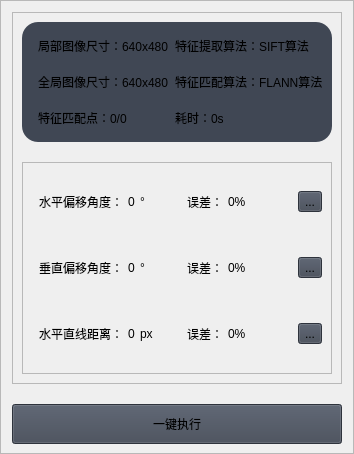
                           <widget class="QFrame" name="frame_result">
                            <property name="sizePolicy">
                             <sizepolicy hsizetype="Preferred" vsizetype="Preferred">
                              <horstretch>0</horstretch>
                              <verstretch>0</verstretch>
                             </sizepolicy>
                            </property>
                            <property name="frameShape">
                             <enum>QFrame::StyledPanel</enum>
                            </property>
                            <property name="frameShadow">
                             <enum>QFrame::Raised</enum>
                            </property>
                            <layout class="QVBoxLayout" name="verticalLayout_18">
                             <property name="spacing">
                              <number>20</number>
                             </property>
                             <property name="bottomMargin">
                              <number>9</number>
                             </property>
                             <item>
                              <widget class="QFrame" name="frame">
                               <property name="styleSheet">
                                <string notr="true">border-color: rgb(85, 255, 127);</string>
                               </property>
                               <property name="frameShape">
                                <enum>QFrame::StyledPanel</enum>
                               </property>
                               <property name="frameShadow">
                                <enum>QFrame::Raised</enum>
                               </property>
                               <layout class="QGridLayout" name="gridLayout_5">
                                <property name="verticalSpacing">
                                 <number>20</number>
                                </property>
                                <item row="0" column="0" colspan="2">
                                 <widget class="QFrame" name="frame_2">
                                  <property name="styleSheet">
                                   <string notr="true">background-color: rgb(64, 71, 84);border-radius: 16px;</string>
                                  </property>
                                  <property name="frameShape">
                                   <enum>QFrame::StyledPanel</enum>
                                  </property>
                                  <property name="frameShadow">
                                   <enum>QFrame::Raised</enum>
                                  </property>
                                  <layout class="QGridLayout" name="gridLayout_6">
                                   <property name="leftMargin">
                                    <number>16</number>
                                   </property>
                                   <item row="1" column="0">
                                    <widget class="QLabel" name="label_globalImgSize">
                                     <property name="sizePolicy">
                                      <sizepolicy hsizetype="Preferred" vsizetype="Fixed">
                                       <horstretch>0</horstretch>
                                       <verstretch>0</verstretch>
                                      </sizepolicy>
                                     </property>
                                     <property name="minimumSize">
                                      <size>
                                       <width>0</width>
                                       <height>30</height>
                                      </size>
                                     </property>
                                     <property name="styleSheet">
                                      <string notr="true">font: 12pt &quot;黑体&quot;;</string>
                                     </property>
                                     <property name="text">
                                      <string>全局图像尺寸：640x480</string>
                                     </property>
                                    </widget>
                                   </item>
                                   <item row="0" column="0">
                                    <widget class="QLabel" name="label_localImgSize">
                                     <property name="sizePolicy">
                                      <sizepolicy hsizetype="Preferred" vsizetype="Fixed">
                                       <horstretch>0</horstretch>
                                       <verstretch>0</verstretch>
                                      </sizepolicy>
                                     </property>
                                     <property name="minimumSize">
                                      <size>
                                       <width>0</width>
                                       <height>30</height>
                                      </size>
                                     </property>
                                     <property name="styleSheet">
                                      <string notr="true">font: 12pt &quot;黑体&quot;;</string>
                                     </property>
                                     <property name="text">
                                      <string>局部图像尺寸：640x480</string>
                                     </property>
                                    </widget>
                                   </item>
                                   <item row="0" column="1">
                                    <widget class="QLabel" name="label_featureExtraction">
                                     <property name="styleSheet">
                                      <string notr="true">font: 12pt &quot;黑体&quot;;</string>
                                     </property>
                                     <property name="text">
                                      <string>特征提取算法：SIFT算法</string>
                                     </property>
                                    </widget>
                                   </item>
                                   <item row="1" column="1">
                                    <widget class="QLabel" name="label_featureMatch">
                                     <property name="styleSheet">
                                      <string notr="true">font: 12pt &quot;黑体&quot;;</string>
                                     </property>
                                     <property name="text">
                                      <string>特征匹配算法：FLANN算法</string>
                                     </property>
                                    </widget>
                                   </item>
                                   <item row="4" column="0">
                                    <widget class="QLabel" name="label_matchPoints">
                                     <property name="sizePolicy">
                                      <sizepolicy hsizetype="Preferred" vsizetype="Fixed">
                                       <horstretch>0</horstretch>
                                       <verstretch>0</verstretch>
                                      </sizepolicy>
                                     </property>
                                     <property name="minimumSize">
                                      <size>
                                       <width>0</width>
                                       <height>30</height>
                                      </size>
                                     </property>
                                     <property name="styleSheet">
                                      <string notr="true">font: 12pt &quot;黑体&quot;;</string>
                                     </property>
                                     <property name="text">
                                      <string>特征匹配点：0/0</string>
                                     </property>
                                    </widget>
                                   </item>
                                   <item row="4" column="1">
                                    <widget class="QLabel" name="label_timeCount">
                                     <property name="sizePolicy">
                                      <sizepolicy hsizetype="Preferred" vsizetype="Fixed">
                                       <horstretch>0</horstretch>
                                       <verstretch>0</verstretch>
                                      </sizepolicy>
                                     </property>
                                     <property name="minimumSize">
                                      <size>
                                       <width>0</width>
                                       <height>30</height>
                                      </size>
                                     </property>
                                     <property name="styleSheet">
                                      <string notr="true">font: 12pt &quot;黑体&quot;;</string>
                                     </property>
                                     <property name="text">
                                      <string>耗时：0s</string>
                                     </property>
                                    </widget>
                                   </item>
                                  </layout>
                                 </widget>
                                </item>
                                <item row="1" column="0" colspan="2">
                                 <widget class="QFrame" name="frame_3">
                                  <property name="frameShape">
                                   <enum>QFrame::StyledPanel</enum>
                                  </property>
                                  <property name="frameShadow">
                                   <enum>QFrame::Raised</enum>
                                  </property>
                                  <layout class="QGridLayout" name="gridLayout_7">
                                   <property name="leftMargin">
                                    <number>16</number>
                                   </property>
                                   <property name="rightMargin">
                                    <number>9</number>
                                   </property>
                                   <property name="horizontalSpacing">
                                    <number>5</number>
                                   </property>
                                   <item row="2" column="4">
                                    <widget class="QLabel" name="label_HDistanceError">
                                     <property name="styleSheet">
                                      <string notr="true">font: 16pt &quot;黑体&quot;;</string>
                                     </property>
                                     <property name="text">
                                      <string>0%</string>
                                     </property>
                                    </widget>
                                   </item>
                                   <item row="2" column="5">
                                    <widget class="QToolButton" name="TButton_HDistanceError">
                                     <property name="toolTip">
                                      <string>输入实际水平直线距离</string>
                                     </property>
                                     <property name="styleSheet">
                                      <string notr="true">background-color: rgb(64, 71, 84);</string>
                                     </property>
                                     <property name="text">
                                      <string>...</string>
                                     </property>
                                    </widget>
                                   </item>
                                   <item row="0" column="1">
                                    <widget class="QLabel" name="label_HOffset">
                                     <property name="sizePolicy">
                                      <sizepolicy hsizetype="Fixed" vsizetype="Fixed">
                                       <horstretch>0</horstretch>
                                       <verstretch>0</verstretch>
                                      </sizepolicy>
                                     </property>
                                     <property name="minimumSize">
                                      <size>
                                       <width>0</width>
                                       <height>60</height>
                                      </size>
                                     </property>
                                     <property name="styleSheet">
                                      <string notr="true">font: 16pt &quot;黑体&quot;;</string>
                                     </property>
                                     <property name="text">
                                      <string>0</string>
                                     </property>
                                    </widget>
                                   </item>
                                   <item row="1" column="3" alignment="Qt::AlignRight">
                                    <widget class="QLabel" name="label_3">
                                     <property name="styleSheet">
                                      <string notr="true">font: 16pt &quot;黑体&quot;;</string>
                                     </property>
                                     <property name="text">
                                      <string>误差：</string>
                                     </property>
                                    </widget>
                                   </item>
                                   <item row="1" column="1">
                                    <widget class="QLabel" name="label_VOffset">
                                     <property name="sizePolicy">
                                      <sizepolicy hsizetype="Preferred" vsizetype="Fixed">
                                       <horstretch>0</horstretch>
                                       <verstretch>0</verstretch>
                                      </sizepolicy>
                                     </property>
                                     <property name="minimumSize">
                                      <size>
                                       <width>0</width>
                                       <height>60</height>
                                      </size>
                                     </property>
                                     <property name="styleSheet">
                                      <string notr="true">font: 16pt &quot;黑体&quot;;</string>
                                     </property>
                                     <property name="text">
                                      <string>0</string>
                                     </property>
                                    </widget>
                                   </item>
                                   <item row="0" column="3" alignment="Qt::AlignRight">
                                    <widget class="QLabel" name="label">
                                     <property name="sizePolicy">
                                      <sizepolicy hsizetype="Preferred" vsizetype="Preferred">
                                       <horstretch>0</horstretch>
                                       <verstretch>0</verstretch>
                                      </sizepolicy>
                                     </property>
                                     <property name="styleSheet">
                                      <string notr="true">font: 16pt &quot;黑体&quot;;</string>
                                     </property>
                                     <property name="text">
                                      <string>误差：</string>
                                     </property>
                                    </widget>
                                   </item>
                                   <item row="2" column="0">
                                    <widget class="QLabel" name="label_66">
                                     <property name="styleSheet">
                                      <string notr="true">font: 16pt &quot;黑体&quot;;</string>
                                     </property>
                                     <property name="text">
                                      <string>水平直线距离：</string>
                                     </property>
                                    </widget>
                                   </item>
                                   <item row="2" column="3" alignment="Qt::AlignRight">
                                    <widget class="QLabel" name="label_4">
                                     <property name="styleSheet">
                                      <string notr="true">font: 16pt &quot;黑体&quot;;</string>
                                     </property>
                                     <property name="text">
                                      <string>误差：</string>
                                     </property>
                                    </widget>
                                   </item>
                                   <item row="1" column="0">
                                    <widget class="QLabel" name="label_53">
                                     <property name="styleSheet">
                                      <string notr="true">font: 16pt &quot;黑体&quot;;</string>
                                     </property>
                                     <property name="text">
                                      <string>垂直偏移角度：</string>
                                     </property>
                                    </widget>
                                   </item>
                                   <item row="1" column="4">
                                    <widget class="QLabel" name="label_VError">
                                     <property name="styleSheet">
                                      <string notr="true">font: 16pt &quot;黑体&quot;;</string>
                                     </property>
                                     <property name="text">
                                      <string>0%</string>
                                     </property>
                                    </widget>
                                   </item>
                                   <item row="0" column="4">
                                    <widget class="QLabel" name="label_HError">
                                     <property name="styleSheet">
                                      <string notr="true">font: 16pt &quot;黑体&quot;;</string>
                                     </property>
                                     <property name="text">
                                      <string>0%</string>
                                     </property>
                                    </widget>
                                   </item>
                                   <item row="0" column="0">
                                    <widget class="QLabel" name="label_52">
                                     <property name="styleSheet">
                                      <string notr="true">font: 16pt &quot;黑体&quot;;</string>
                                     </property>
                                     <property name="text">
                                      <string>水平偏移角度：</string>
                                     </property>
                                    </widget>
                                   </item>
                                   <item row="0" column="5">
                                    <widget class="QToolButton" name="TButton_calcHError">
                                     <property name="sizePolicy">
                                      <sizepolicy hsizetype="Preferred" vsizetype="Fixed">
                                       <horstretch>0</horstretch>
                                       <verstretch>0</verstretch>
                                      </sizepolicy>
                                     </property>
                                     <property name="toolTip">
                                      <string>输入实际水平偏移角度</string>
                                     </property>
                                     <property name="styleSheet">
                                      <string notr="true">background-color: rgb(64, 71, 84);</string>
                                     </property>
                                     <property name="text">
                                      <string>...</string>
                                     </property>
                                    </widget>
                                   </item>
                                   <item row="1" column="5">
                                    <widget class="QToolButton" name="TButton_HError">
                                     <property name="toolTip">
                                      <string>输入实际垂直偏移角度</string>
                                     </property>
                                     <property name="styleSheet">
                                      <string notr="true">background-color: rgb(64, 71, 84);</string>
                                     </property>
                                     <property name="text">
                                      <string>...</string>
                                     </property>
                                    </widget>
                                   </item>
                                   <item row="2" column="1">
                                    <widget class="QLabel" name="label_HDistance">
                                     <property name="sizePolicy">
                                      <sizepolicy hsizetype="Preferred" vsizetype="Fixed">
                                       <horstretch>0</horstretch>
                                       <verstretch>0</verstretch>
                                      </sizepolicy>
                                     </property>
                                     <property name="minimumSize">
                                      <size>
                                       <width>0</width>
                                       <height>60</height>
                                      </size>
                                     </property>
                                     <property name="styleSheet">
                                      <string notr="true">font: 16pt &quot;黑体&quot;;</string>
                                     </property>
                                     <property name="text">
                                      <string>0</string>
                                     </property>
                                    </widget>
                                   </item>
                                   <item row="0" column="2">
                                    <widget class="QLabel" name="label_67">
                                     <property name="sizePolicy">
                                      <sizepolicy hsizetype="Fixed" vsizetype="Preferred">
                                       <horstretch>0</horstretch>
                                       <verstretch>0</verstretch>
                                      </sizepolicy>
                                     </property>
                                     <property name="styleSheet">
                                      <string notr="true">font: 16pt &quot;黑体&quot;;</string>
                                     </property>
                                     <property name="text">
                                      <string>°</string>
                                     </property>
                                    </widget>
                                   </item>
                                   <item row="1" column="2">
                                    <widget class="QLabel" name="label_68">
                                     <property name="sizePolicy">
                                      <sizepolicy hsizetype="Fixed" vsizetype="Preferred">
                                       <horstretch>0</horstretch>
                                       <verstretch>0</verstretch>
                                      </sizepolicy>
                                     </property>
                                     <property name="styleSheet">
                                      <string notr="true">font: 16pt &quot;黑体&quot;;</string>
                                     </property>
                                     <property name="text">
                                      <string>°</string>
                                     </property>
                                    </widget>
                                   </item>
                                   <item row="2" column="2">
                                    <widget class="QLabel" name="label_69">
                                     <property name="sizePolicy">
                                      <sizepolicy hsizetype="Fixed" vsizetype="Preferred">
                                       <horstretch>0</horstretch>
                                       <verstretch>0</verstretch>
                                      </sizepolicy>
                                     </property>
                                     <property name="styleSheet">
                                      <string notr="true">font: 16pt &quot;黑体&quot;;</string>
                                     </property>
                                     <property name="text">
                                      <string>px</string>
                                     </property>
                                    </widget>
                                   </item>
                                  </layout>
                                 </widget>
                                </item>
                               </layout>
                              </widget>
                             </item>
                             <item>
                              <widget class="QPushButton" name="btn_runStep">
                               <property name="sizePolicy">
                                <sizepolicy hsizetype="Preferred" vsizetype="Fixed">
                                 <horstretch>0</horstretch>
                                 <verstretch>0</verstretch>
                                </sizepolicy>
                               </property>
                               <property name="minimumSize">
                                <size>
                                 <width>0</width>
                                 <height>40</height>
                                </size>
                               </property>
                               <property name="styleSheet">
                                <string notr="true">background-color: rgb(64, 71, 84);</string>
                               </property>
                               <property name="text">
                                <string>一键执行</string>
                               </property>
                              </widget>
                             </item>
                            </layout>
                           </widget>
